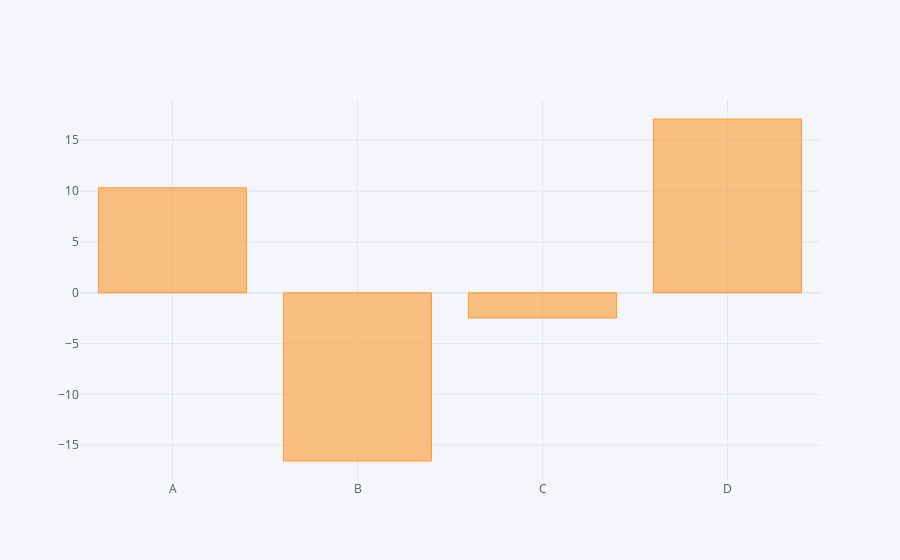

The code cell stored with this chart in its notebook:
### Code cell
df.sum().iplot(kind='bar')

### Figure 1 — Plotly figure (JSON) as saved in the notebook; plotly's stock layout.template omitted (floating-point values rounded to 4 significant figures)
{"data": [{"marker": {"color": "rgba(255, 153, 51, 0.6)", "line": {"color": "rgba(255, 153, 51, 1.0)", "width": 1}}, "name": "None", "orientation": "v", "text": "", "type": "bar", "x": ["A", "B", "C", "D"], "y": [10.32, -16.55, -2.482, 17.09]}], "layout": {"autosize": true, "legend": {"bgcolor": "#F5F6F9", "font": {"color": "#4D5663"}}, "paper_bgcolor": "#F5F6F9", "plot_bgcolor": "#F5F6F9", "title": {"font": {"color": "#4D5663"}}, "xaxis": {"autorange": true, "gridcolor": "#E1E5ED", "range": [-0.5, 3.5], "showgrid": true, "tickfont": {"color": "#4D5663"}, "title": {"font": {"color": "#4D5663"}, "text": ""}, "type": "category", "zerolinecolor": "#E1E5ED"}, "yaxis": {"autorange": true, "gridcolor": "#E1E5ED", "range": [-18.42, 18.96], "showgrid": true, "tickfont": {"color": "#4D5663"}, "title": {"font": {"color": "#4D5663"}, "text": ""}, "type": "linear", "zerolinecolor": "#E1E5ED"}}}
